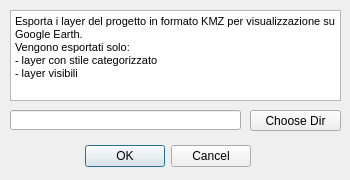
<?xml version="1.0" encoding="UTF-8"?>
<ui version="4.0">
 <class>layer2kmzDialogBase</class>
 <widget class="QDialog" name="layer2kmzDialogBase">
  <property name="geometry">
   <rect>
    <x>0</x>
    <y>0</y>
    <width>350</width>
    <height>180</height>
   </rect>
  </property>
  <property name="minimumSize">
   <size>
    <width>350</width>
    <height>180</height>
   </size>
  </property>
  <property name="maximumSize">
   <size>
    <width>350</width>
    <height>460</height>
   </size>
  </property>
  <property name="windowTitle">
   <string>Project2Kmz</string>
  </property>
  <widget class="QDialogButtonBox" name="button_box">
   <property name="enabled">
    <bool>true</bool>
   </property>
   <property name="geometry">
    <rect>
     <x>80</x>
     <y>140</y>
     <width>171</width>
     <height>32</height>
    </rect>
   </property>
   <property name="orientation">
    <enum>Qt::Horizontal</enum>
   </property>
   <property name="standardButtons">
    <set>QDialogButtonBox::Cancel|QDialogButtonBox::Ok</set>
   </property>
  </widget>
  <widget class="QLineEdit" name="dirBrowse_txt">
   <property name="geometry">
    <rect>
     <x>10</x>
     <y>110</y>
     <width>231</width>
     <height>20</height>
    </rect>
   </property>
  </widget>
  <widget class="QToolButton" name="dirBrowse_btn">
   <property name="geometry">
    <rect>
     <x>250</x>
     <y>110</y>
     <width>91</width>
     <height>21</height>
    </rect>
   </property>
   <property name="text">
    <string>Choose Dir</string>
   </property>
  </widget>
  <widget class="QTextBrowser" name="txtHelp">
   <property name="geometry">
    <rect>
     <x>10</x>
     <y>10</y>
     <width>331</width>
     <height>91</height>
    </rect>
   </property>
   <property name="html">
    <string>&lt;!DOCTYPE HTML PUBLIC &quot;-//W3C//DTD HTML 4.0//EN&quot; &quot;http://www.w3.org/TR/REC-html40/strict.dtd&quot;&gt;
&lt;html&gt;&lt;head&gt;&lt;meta name=&quot;qrichtext&quot; content=&quot;1&quot; /&gt;&lt;style type=&quot;text/css&quot;&gt;
p, li { white-space: pre-wrap; }
&lt;/style&gt;&lt;/head&gt;&lt;body style=&quot; font-family:'MS Shell Dlg 2'; font-size:8.15094pt; font-weight:400; font-style:normal;&quot;&gt;
&lt;p style=&quot; margin-top:0px; margin-bottom:0px; margin-left:0px; margin-right:0px; -qt-block-indent:0; text-indent:0px;&quot;&gt;&lt;span style=&quot; font-size:8.15094pt;&quot;&gt;Esporta i layer del progetto in formato KMZ per visualizzazione su Google Earth.&lt;/span&gt;&lt;/p&gt;
&lt;p style=&quot; margin-top:0px; margin-bottom:0px; margin-left:0px; margin-right:0px; -qt-block-indent:0; text-indent:0px;&quot;&gt;&lt;span style=&quot; font-size:8.15094pt;&quot;&gt;Vengono esportati solo:&lt;/span&gt;&lt;/p&gt;
&lt;p style=&quot; margin-top:0px; margin-bottom:0px; margin-left:0px; margin-right:0px; -qt-block-indent:0; text-indent:0px;&quot;&gt;&lt;span style=&quot; font-size:8.15094pt;&quot;&gt;- layer con stile categorizzato&lt;/span&gt;&lt;/p&gt;
&lt;p style=&quot; margin-top:0px; margin-bottom:0px; margin-left:0px; margin-right:0px; -qt-block-indent:0; text-indent:0px;&quot;&gt;&lt;span style=&quot; font-size:8.15094pt;&quot;&gt;- layer visibili&lt;/span&gt;&lt;/p&gt;&lt;/body&gt;&lt;/html&gt;</string>
   </property>
  </widget>
 </widget>
 <tabstops>
  <tabstop>button_box</tabstop>
 </tabstops>
 <resources/>
 <connections>
  <connection>
   <sender>button_box</sender>
   <signal>accepted()</signal>
   <receiver>layer2kmzDialogBase</receiver>
   <slot>accept()</slot>
   <hints>
    <hint type="sourcelabel">
     <x>20</x>
     <y>20</y>
    </hint>
    <hint type="destinationlabel">
     <x>20</x>
     <y>20</y>
    </hint>
   </hints>
  </connection>
  <connection>
   <sender>button_box</sender>
   <signal>rejected()</signal>
   <receiver>layer2kmzDialogBase</receiver>
   <slot>reject()</slot>
   <hints>
    <hint type="sourcelabel">
     <x>20</x>
     <y>20</y>
    </hint>
    <hint type="destinationlabel">
     <x>20</x>
     <y>20</y>
    </hint>
   </hints>
  </connection>
 </connections>
</ui>
